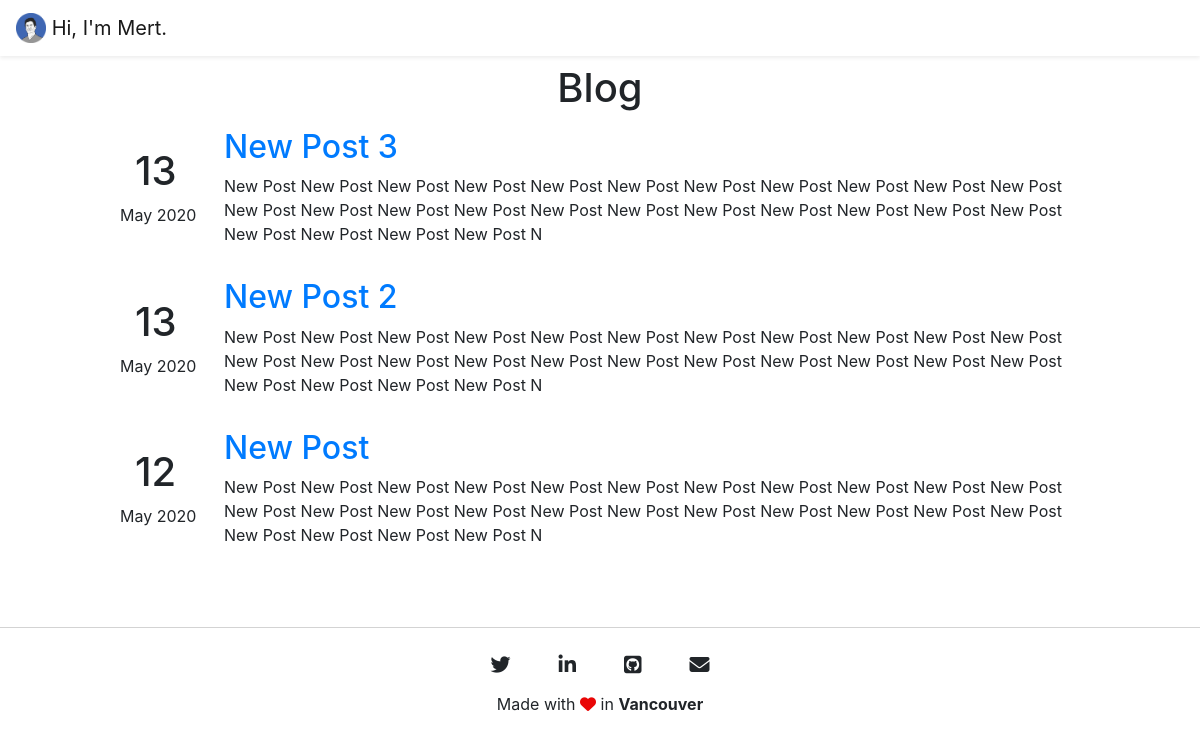
Screenshot of /blog/ with the database file from the repository.
### blog/models.py (models this page shows, shortened)
class Post(models.Model):
    title = models.CharField(max_length=100)
    sub_title = models.CharField(max_length=200)
    slug = models.SlugField()
    content = models.TextField()
    created_on = models.DateTimeField(auto_now_add=True)
    status = models.IntegerField(choices=STATUS, default=0)
    class Meta:
        ordering = ['-created_on']

### blog/views.py (the view)
# urls.py: path('blog/', views.PostList.as_view(), name='blog'),
class PostList(generic.ListView):
    queryset = Post.objects.filter(status=1).order_by('-created_on')
    template_name = 'blog.html'

### blog/templates/blog.html
{% extends 'base.html' %}
{% block content %}
<div>
    <h1 class="mt-2 text-center">Blog</h1>
</div>
<div class="mt-3 container">
    {% for post in post_list %}
    <div class="container mb-3 mx-auto" style="width: 60rem;">
        <div class="row">
            <div class="col-sm-1 align-self-center mr-4">
                <div class="row mx-auto">
                    <h1>{{post.created_on.day}}</h1>
                </div>
                <div class="row">
                    <p>{{post.created_on|date:'M Y'}}</p>
                </div>
            </div>
            <div class="col">
                <div class="row">
                    <a href="{% url 'post' post.slug  %}">
                        <h2>
                            {{post.title}}
                        </h2>
                    </a>
                </div>
                <div class="row">
                    <p>{{post.content|slice:":235"}}</p>
                </div>
            </div>
        </div>
    </div>
    {% endfor %}
</div>
{% endblock %}

### rows the page displays
Post: created_on.day "13", created_on "May 2020", title "New Post 3", content "New Post New Post New Post New Post New Post New Post New Post New Post New Post New Post New Post New Post New Post New Post New Post New Post New Post New Post New Post New Post New Post New Post New Post New Post New Post New Post N"
Post: created_on.day "13", created_on "May 2020", title "New Post 2", content "New Post New Post New Post New Post New Post New Post New Post New Post New Post New Post New Post New Post New Post New Post New Post New Post New Post New Post New Post New Post New Post New Post New Post New Post New Post New Post N"
Post: created_on.day "12", created_on "May 2020", title "New Post", content "New Post New Post New Post New Post New Post New Post New Post New Post New Post New Post New Post New Post New Post New Post New Post New Post New Post New Post New Post New Post New Post New Post New Post New Post New Post New Post N"
